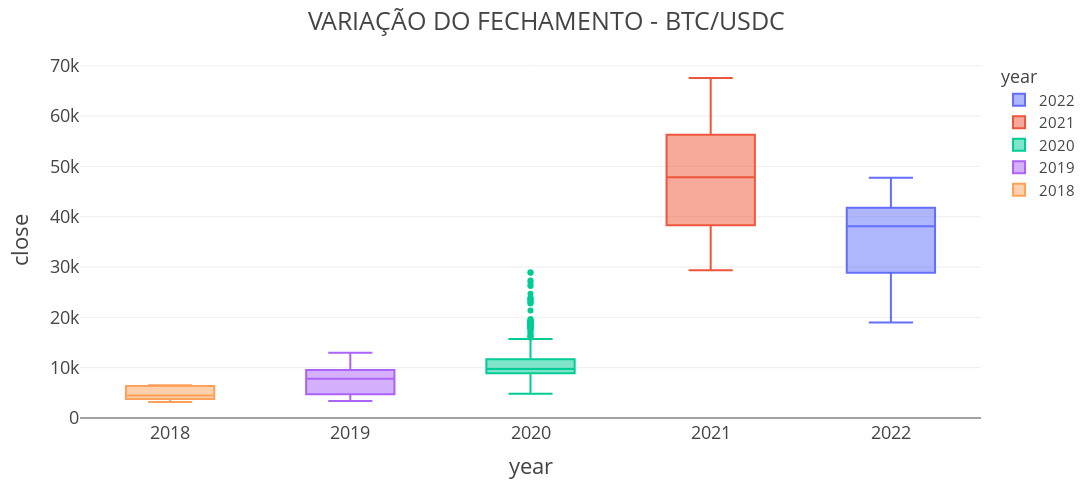

Write notebook code for a chart like this one.
### Markdown cell above
- A principio, vamos observar a variável do "fechamento", organizadas por ano.

### Code cell
fig=px.box(data_frame=btc_dataset, y='close', x='year', color='year')

fig.update_layout(
    title='VARIAÇÃO DO FECHAMENTO - BTC/USDC',
    autosize=False,
    width=1300,
    height=500,
    legend=dict(font=dict(size= 15)),
    template='presentation')

### Figure 1 — Plotly figure (JSON) as saved in the notebook; plotly's stock layout.template omitted (floating-point values rounded to 4 significant figures; data arrays with more than 128 entries replaced by an {"elided": "..."} marker saying what was removed)
{"data": [{"alignmentgroup": "True", "hovertemplate": "year=%{x}<br>close=%{y}<extra></extra>", "legendgroup": "2022", "marker": {"color": "#636efa"}, "name": "2022", "notched": false, "offsetgroup": "2022", "orientation": "v", "showlegend": true, "type": "box", "x": {"elided": "214 int values"}, "x0": " ", "xaxis": "x", "y": {"elided": "214 float values"}, "y0": " ", "yaxis": "y"}, {"alignmentgroup": "True", "hovertemplate": "year=%{x}<br>close=%{y}<extra></extra>", "legendgroup": "2021", "marker": {"color": "#EF553B"}, "name": "2021", "notched": false, "offsetgroup": "2021", "orientation": "v", "showlegend": true, "type": "box", "x": {"elided": "365 int values"}, "x0": " ", "xaxis": "x", "y": {"elided": "365 float values"}, "y0": " ", "yaxis": "y"}, {"alignmentgroup": "True", "hovertemplate": "year=%{x}<br>close=%{y}<extra></extra>", "legendgroup": "2020", "marker": {"color": "#00cc96"}, "name": "2020", "notched": false, "offsetgroup": "2020", "orientation": "v", "showlegend": true, "type": "box", "x": {"elided": "366 int values"}, "x0": " ", "xaxis": "x", "y": {"elided": "366 float values"}, "y0": " ", "yaxis": "y"}, {"alignmentgroup": "True", "hovertemplate": "year=%{x}<br>close=%{y}<extra></extra>", "legendgroup": "2019", "marker": {"color": "#ab63fa"}, "name": "2019", "notched": false, "offsetgroup": "2019", "orientation": "v", "showlegend": true, "type": "box", "x": {"elided": "365 int values"}, "x0": " ", "xaxis": "x", "y": {"elided": "365 float values"}, "y0": " ", "yaxis": "y"}, {"alignmentgroup": "True", "hovertemplate": "year=%{x}<br>close=%{y}<extra></extra>", "legendgroup": "2018", "marker": {"color": "#FFA15A"}, "name": "2018", "notched": false, "offsetgroup": "2018", "orientation": "v", "showlegend": true, "type": "box", "x": [2018, 2018, 2018, 2018, 2018, 2018, 2018, 2018, 2018, 2018, 2018, 2018, 2018, 2018, 2018, 2018, 2018, 2018, 2018, 2018, 2018, 2018, 2018, 2018, 2018, 2018, 2018, 2018, 2018, 2018, 2018, 2018, 2018, 2018, 2018, 2018, 2018, 2018, 2018, 2018, 2018, 2018, 2018, 2018, 2018, 2018, 2018, 2018, 2018, 2018, 2018, 2018, 2018, 2018, 2018, 2018, 2018, 2018, 2018, 2018, 2018, 2018, 2018, 2018, 2018, 2018, 2018, 2018, 2018, 2018, 2018, 2018, 2018, 2018, 2018, 2018, 2018, 2018, 2018, 2018, 2018, 2018], "x0": " ", "xaxis": "x", "y": [3684.0, 3833, 3725.0, 3892.0, 3592.0, 3810.0, 3778.0, 4032.0, 3947, 3986.0, 3832.0, 4085.0, 3682.0, 3666.0, 3499.0, 3192.0, 3180, 3192.0, 3265, 3430, 3344.0, 3403.0, 3542.0, 3393.0, 3372.0, 3435.0, 3686, 3905.0, 3831.0, 4100.0, 4149, 3975, 4220.0, 4212, 3765, 3729.0, 3925.0, 3767, 4282.0, 4253.0, 4547.0, 4367, 4746.0, 5559, 5494.0, 5503.0, 5550, 5612.0, 6269.0, 6343.0, 6369.0, 6346.0, 6333.0, 6416.0, 6513.0, 6448.0, 6410.0, 6435.0, 6332.0, 6345.0, 6338.0, 6315.0, 6266.0, 6271.0, 6414.0, 6404.0, 6394.0, 6391.0, 6418.0, 6397, 6404.0, 6410.0, 6410.0, 6391.0, 6391.0, 6434.0, 6451.0, 6445.0, 6176.0, 6191.0, 6202.0, 6154.0], "y0": " ", "yaxis": "y"}], "layout": {"autosize": false, "boxmode": "overlay", "height": 500, "legend": {"font": {"size": 15}, "title": {"text": "year"}, "tracegroupgap": 0}, "margin": {"t": 60}, "title": {"text": "VARIAÇÃO DO FECHAMENTO - BTC/USDC"}, "width": 1300, "xaxis": {"anchor": "y", "categoryarray": [2022, 2021, 2020, 2019, 2018], "categoryorder": "array", "domain": [0, 1], "title": {"text": "year"}}, "yaxis": {"anchor": "x", "domain": [0, 1], "title": {"text": "close"}}}}
